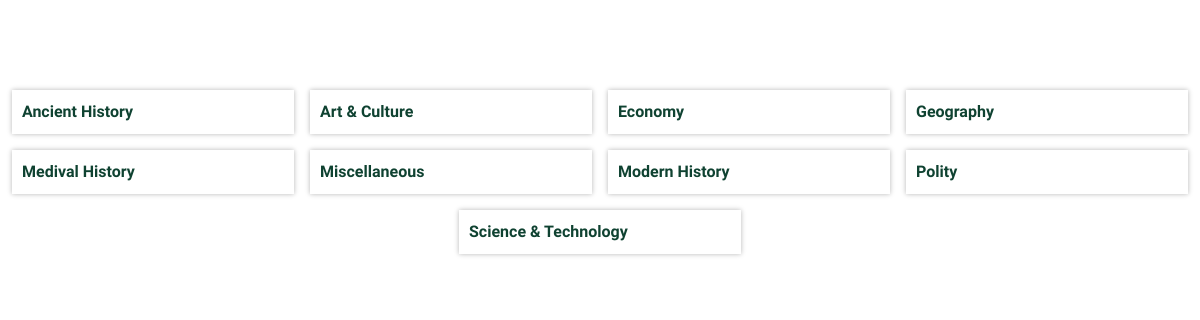
The page / on the database its author committed.
### home/models.py (models this page shows, shortened)
class Subject(models.Model):
    title = models.CharField(max_length=255)
    slug = models.SlugField(max_length=300, blank=True, null=True, editable=False, unique=True)

### home/views.py (the view)
# urls.py: path('', home_page, name='home'),
def home_page(request):
    subjects = Subject.objects.all().order_by('title')
    data = {
        'subjects' : subjects
    }
    return render(request, 'index.html', data)

### templates/index.html (shortened to what this page needs)
{% extends 'base.html' %}
{% load custom_tags %}
{% block 'content' %}
    <section class="py-2 mt-2">
    </section>
    <section class="py-5">
        <div class="container">
            <div class="row justify-content-center g-3">
                {% for subject in subjects %}
                    <div class="col-md-3">
                        <a href="{% url 'subject-details' subject.slug %}" class="notebook">{{ subject.title }}</a>
                    </div>
                {% endfor %}
            </div>
        </div>
    </section>
{% endblock 'content' %}

### templates/base.html (shortened to what this page needs)
<!DOCTYPE html>
<html>
<head>
	<link rel="stylesheet" type="text/css" href="/static/css/bootstrap.css">
	<link rel="stylesheet" type="text/css" href="/static/fontawesome/css/all.css">
	<link rel="stylesheet" type="text/css" href="/static/css/style.css">
</head>
<body>
	<header class="py-1">
    </header>
    <main class="site">
        <div class="page-content">
            {% block 'content' %}{% endblock 'content' %}
        </div>
    </main>
</body>
</html>

### static/css/style.css (style rules this page uses)
body { margin: 0; padding: 0; font-family: "Montserrat", sans-serif; color: #222; }
a { text-decoration: none; color: #0f4231; font-weight: 500; }
.container { max-width: 1240px; }
.notebook { display: inline-block; width: 100%; padding: 10px 10px; font-weight: 600; box-shadow: 0 0 5px #b7b7b7; }

### rows shown on the page
Subject: title "Ancient History"
Subject: title "Art & Culture"
Subject: title "Economy"
Subject: title "Geography"
Subject: title "Medival History"
Subject: title "Miscellaneous"
Subject: title "Modern History"
Subject: title "Polity"
Subject: title "Science & Technology"
